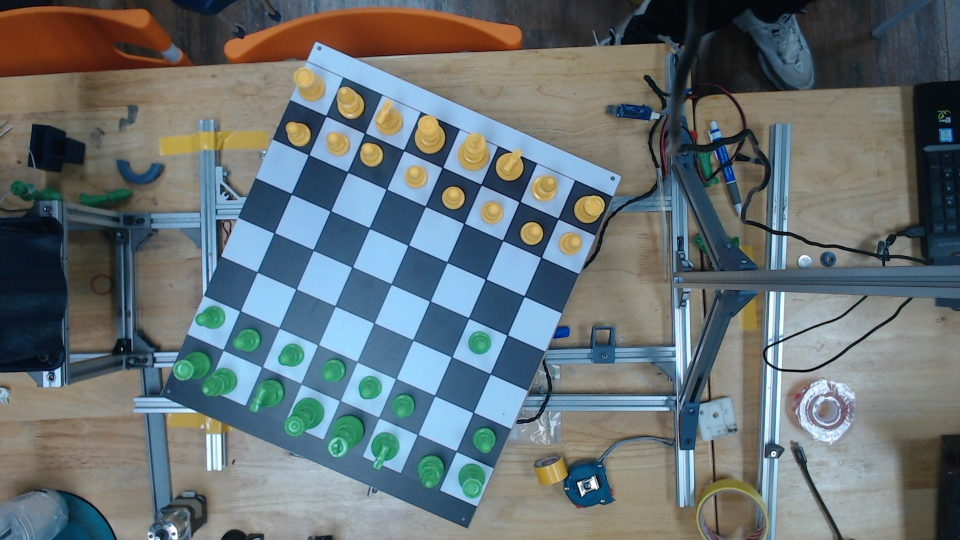
#> input picture test/1.jpg, 1920 x 1080 px (shown at 1/2 size); its folder holds only this picture in this run
$ python -i sideDetection_HSV.py   (imports and definitions only)
#> lines starting #> are read from the running program, lines starting #| are printed output that depends on the picture; after the words box and inside, x2 and y2 are one past the last pixel; in counts of white or black regions, pixels touching at a corner belong together
import cv2
import numpy as np
import json
from Detection.perspective import order_points


class Borad_Direction ():

    json_path = './Detection/setup_BoradDirection.json'
    windowName = 'Result'
    rotation = [cv2.ROTATE_90_COUNTERCLOCKWISE,cv2.ROTATE_180,cv2.ROTATE_90_CLOCKWISE]
    # [132 lines left out: functions __init__, convert_coord, rotate_borad, get_Mask, tune_HSVBound_withNewPixel, tune_HSVBound and 4 more, not called in this run]


    # [50 lines of commented-out code are left out]


class SidePiece_Detection ():

    json_path = './Detection/setup_PieceSide.json'
    def __init__ (self,colors='gold') :

        self.colors_name = colors
        self.offsetRatio = None
        self.dist_gain = None
        self.inputMouse = None
        self.trigger = False

        self.Bound_HSV = np.array([[0,0,0],[0,0,0]])
        self.hsv_mean = None
        self.hsv_sd = None
        self.is_red = False
        self.thes_area = 500

        self.thershold_value = None
        self.find_jsonfile = False
        self.load_jsonfile()


    def pieceSide_check (self,img,show = False):
        if self.colors_name != 0 :
            mask = self.get_Mask(img,show = show)
            area = np.count_nonzero(mask)
            return True if self.thes_area < area else False
        else :
            mask = self.get_Mask(img,is_color=False,show = show)
            area = np.count_nonzero(mask < self.thershold_value)
            return True if self.thes_area < area else False

    # [8 lines left out: function change_HSVBound_withDist_gain, not called in this run]

    def get_Mask(self,img,is_color = True,show = False):
        if is_color :
            hsv = cv2.cvtColor(img, cv2.COLOR_BGR2HSV)
            mask = cv2.inRange(hsv, self.Bound_HSV[0], self.Bound_HSV[1])
        else :
            mask = cv2.cvtColor(img, cv2.COLOR_BGR2GRAY)
        if show :
            cv2.imshow("Mask",mask)
        return mask


    # [49 lines left out: functions sampleHSV_withClick, mouseEvent, not called in this run]

    def load_jsonfile (self):
        try :
            f = open(self.json_path)
            data = json.load(f)
            f.close()

            self.dist_gain = data['dist_gain']
            self.thershold_value = data['thershold_value']
            self.offsetRatio = data['offsetRatio']

            if self.colors_name != 0 :
                if self.colors_name in data['colors'].keys() :
                    self.Bound_HSV = np.array(data['colors'][self.colors_name]['boundHSV'])
                    self.hsv_mean = data['colors'][self.colors_name]['mean']
                    self.hsv_sd = data['colors'][self.colors_name]['sd']

            self.find_jsonfile = True
            print("Load Json File : Done")
        except Exception as txt:
            print(txt)
            self.find_jsonfile = False
            print("Save Json File : Fail")

    # [19 lines left out: function update_jsonfile, not called in this run]

    # [89 lines of commented-out code are left out]

>>> import cv2
>>> picture = cv2.imread('../test/1.jpg')
#> picture is the input picture: shape (1080, 1920, 3); mean B, G, R 117, 113.8, 103
>>> result = SidePiece_Detection().pieceSide_check(picture)
#> in get_Mask, `hsv = cv2.cvtColor(img, cv2.COLOR_BGR2HSV)`: hsv: shape (1080, 1920, 3); mean H, S, V 67.6, 83.3, 130.5
#> in get_Mask, `mask = cv2.inRange(hsv, self.Bound_HSV[0], self.Bound_HSV[1])`:
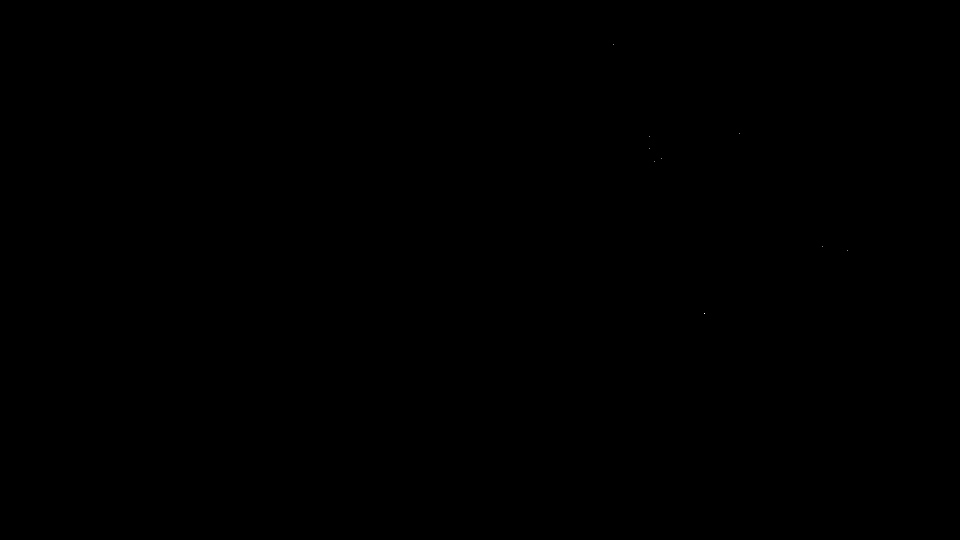
#> mask: shape (1080, 1920) (shown at 1/2 size); 0% white in thin lines or dots, all inside (x1, y1, x2, y2) = (1226, 89, 1695, 628)
#> in pieceSide_check, `area = np.count_nonzero(mask)`: area = 10
#> result = False
